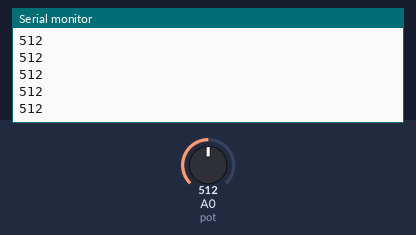
Bench run of a sketch on a simulated Arduino Uno, built with avr-gcc and run on an emulated ATmega328P. On the bench: the last lines printed to the serial monitor. The inputs (shaded band) are chosen by the test bench; at power-on: A0 (pot) = 512.

Above: at 1.2 s.
1.3 s: A0 (pot) set to 716
At 1.68 s:
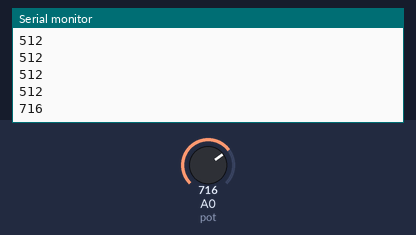
2.8 s: A0 (pot) set to 900
At 2.93 s:
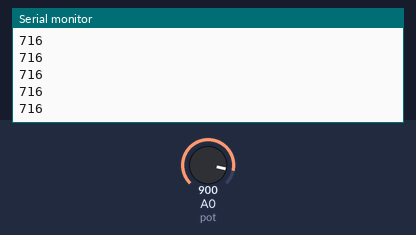
Timing chart, 0 to 5.8 s (numbered marks = the images above; inputs shaded):
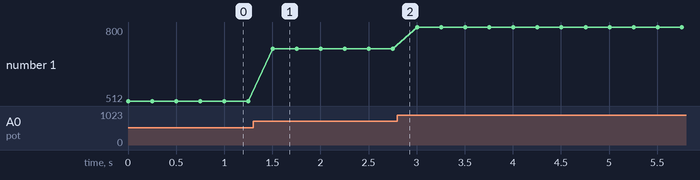

Measured:
- after the input at 1.3 s, the serial monitor: prints a new line after 0.20 s (image 1)
- plotted number 1: 512 → 716 after the input at 1.3 s, 716 → 800 after the input at 2.8 s

The sketch:

constrain.ino
```cpp
#define pot A0		// define para o potenciômetro na porta 'A0'
int val = 0;	// iniçialização da variável 'val' valor

void setup(){
  pinMode(pot, INPUT);
  Serial.begin(9600);
}

void loop(){		// 'analogRead' lê a porta analógica
  val = analogRead(pot);		// armazenando em 'val' o valor de leitura de 'pot'
  val = constrain(val, 500, 800);		// 'constrain' precisa de três parâmetros 'valor lindo, faixa minima e faixa maxima'
  Serial.println(val);		// 'Serial.Println' faz a impressão no console
  delay(250);		// 'delay' aumenta o tempo da leitura
 }
```
